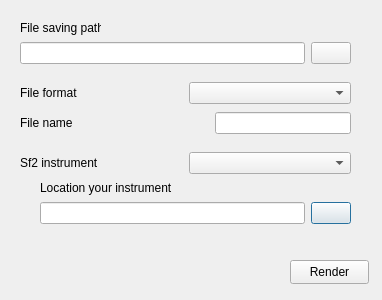
<?xml version="1.0" encoding="UTF-8"?>
<ui version="4.0">
 <class>Dialog</class>
 <widget class="QDialog" name="Dialog">
  <property name="geometry">
   <rect>
    <x>0</x>
    <y>0</y>
    <width>382</width>
    <height>300</height>
   </rect>
  </property>
  <property name="windowTitle">
   <string>Import in Audio</string>
  </property>
  <property name="windowIcon">
   <iconset>
    <normaloff>/MyNotesOpen.svg</normaloff>/MyNotesOpen.svg</iconset>
  </property>
  <widget class="QWidget" name="layoutWidget">
   <property name="geometry">
    <rect>
     <x>20</x>
     <y>150</y>
     <width>331</width>
     <height>26</height>
    </rect>
   </property>
   <layout class="QHBoxLayout" name="horizontalLayout_3">
    <item>
     <widget class="QLabel" name="label_2">
      <property name="text">
       <string>Sf2 instrument</string>
      </property>
     </widget>
    </item>
    <item>
     <widget class="QComboBox" name="comboBox_2"/>
    </item>
   </layout>
  </widget>
  <widget class="QWidget" name="layoutWidget_2">
   <property name="geometry">
    <rect>
     <x>40</x>
     <y>200</y>
     <width>311</width>
     <height>26</height>
    </rect>
   </property>
   <layout class="QHBoxLayout" name="horizontalLayout_4">
    <item>
     <widget class="QLineEdit" name="lineEdit_2"/>
    </item>
    <item>
     <widget class="QPushButton" name="pushButton_2">
      <property name="text">
       <string/>
      </property>
      <property name="icon">
       <iconset theme="folder-open"/>
      </property>
     </widget>
    </item>
   </layout>
  </widget>
  <widget class="QPushButton" name="pushButton_3">
   <property name="geometry">
    <rect>
     <x>290</x>
     <y>260</y>
     <width>79</width>
     <height>24</height>
    </rect>
   </property>
   <property name="text">
    <string>Render</string>
   </property>
  </widget>
  <widget class="QLabel" name="label_3">
   <property name="geometry">
    <rect>
     <x>20</x>
     <y>20</y>
     <width>81</width>
     <height>16</height>
    </rect>
   </property>
   <property name="text">
    <string>File saving path</string>
   </property>
  </widget>
  <widget class="QLabel" name="label_4">
   <property name="geometry">
    <rect>
     <x>40</x>
     <y>180</y>
     <width>151</width>
     <height>16</height>
    </rect>
   </property>
   <property name="text">
    <string>Location your instrument</string>
   </property>
  </widget>
  <widget class="QWidget" name="layoutWidget_3">
   <property name="geometry">
    <rect>
     <x>20</x>
     <y>110</y>
     <width>331</width>
     <height>26</height>
    </rect>
   </property>
   <layout class="QHBoxLayout" name="horizontalLayout_5">
    <item>
     <widget class="QLabel" name="label_5">
      <property name="text">
       <string>File name</string>
      </property>
     </widget>
    </item>
    <item>
     <spacer name="horizontalSpacer">
      <property name="orientation">
       <enum>Qt::Orientation::Horizontal</enum>
      </property>
      <property name="sizeHint" stdset="0">
       <size>
        <width>40</width>
        <height>20</height>
       </size>
      </property>
     </spacer>
    </item>
    <item>
     <widget class="QLineEdit" name="lineEdit_3"/>
    </item>
   </layout>
  </widget>
  <widget class="QWidget" name="">
   <property name="geometry">
    <rect>
     <x>20</x>
     <y>40</y>
     <width>331</width>
     <height>26</height>
    </rect>
   </property>
   <layout class="QHBoxLayout" name="horizontalLayout">
    <item>
     <widget class="QLineEdit" name="lineEdit"/>
    </item>
    <item>
     <widget class="QPushButton" name="pushButton">
      <property name="text">
       <string/>
      </property>
      <property name="icon">
       <iconset theme="folder-open"/>
      </property>
     </widget>
    </item>
   </layout>
  </widget>
  <widget class="QWidget" name="">
   <property name="geometry">
    <rect>
     <x>20</x>
     <y>80</y>
     <width>331</width>
     <height>26</height>
    </rect>
   </property>
   <layout class="QHBoxLayout" name="horizontalLayout_2">
    <item>
     <widget class="QLabel" name="label">
      <property name="text">
       <string>File format</string>
      </property>
     </widget>
    </item>
    <item>
     <widget class="QComboBox" name="comboBox"/>
    </item>
   </layout>
  </widget>
 </widget>
 <resources/>
 <connections/>
</ui>
